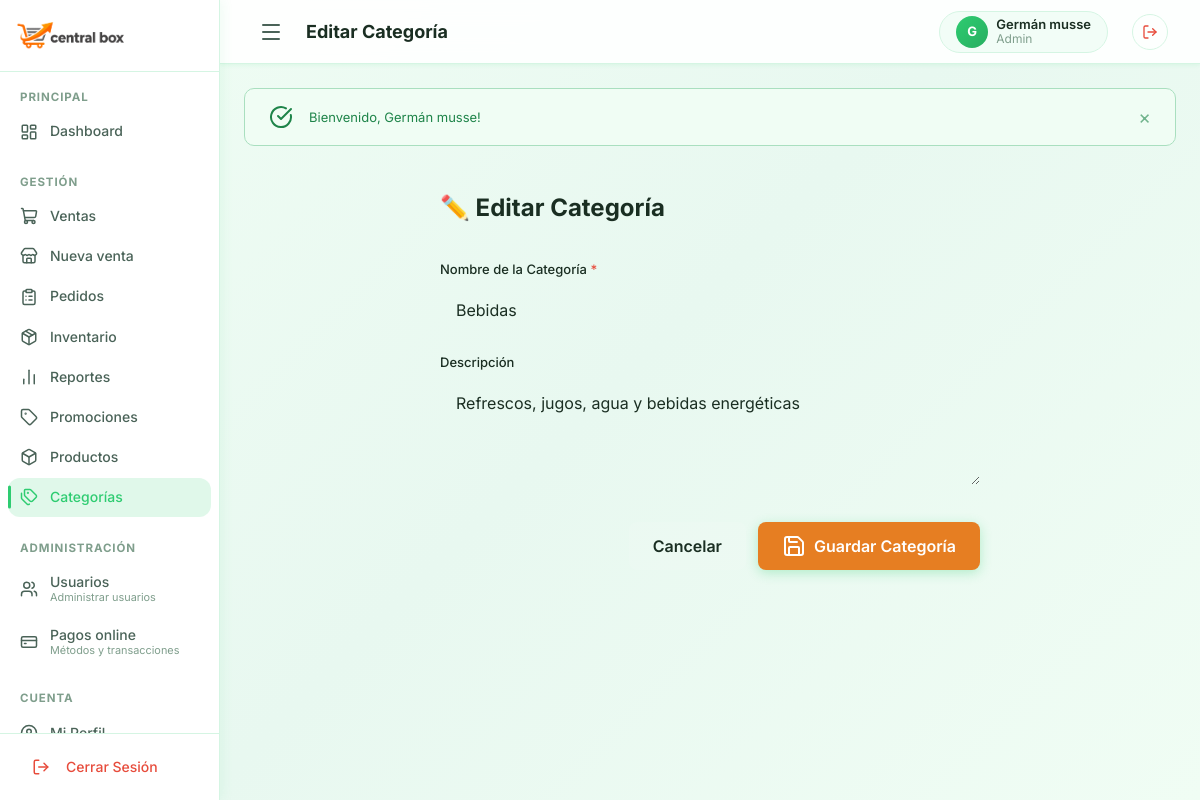
The page /public/index.php?controller=categorias&action=editar&id=1 (signed in) on the database its author committed.
### tables this page shows
CREATE TABLE IF NOT EXISTS categorias (
    id          INT UNSIGNED AUTO_INCREMENT PRIMARY KEY,
    nombre      VARCHAR(80)         NOT NULL UNIQUE,
    descripcion VARCHAR(255)        NULL,
    imagen      VARCHAR(255)        NULL,
    activa      TINYINT(1)          NOT NULL DEFAULT 1,
    created_at  DATETIME            NOT NULL DEFAULT CURRENT_TIMESTAMP
);

### controllers/CategoriaController.php (called while the page is built, shortened)
<?php
require_once MODELS_PATH . '/Categoria.php';
class CategoriaController
{
    private Categoria $categoriaModel;
    public function __construct()
    {
        $this->categoriaModel = new Categoria();
    }
    public function editar(): void
    {
        $id         = (int)($_GET['id'] ?? 0);
        $categoria  = $this->categoriaModel->findById($id);
        require_once VIEWS_PATH . '/Layouts/header.php';
        require_once VIEWS_PATH . '/admin/categorias/form.php';
        require_once VIEWS_PATH . '/Layouts/footer.php';
    }
}

### public/index.php (called while the page is built, shortened)
<?php
require_once __DIR__ . '/../config/database.php';
$actionName     = $_GET['action']     ?? 'index';
$controller = new $controllerClass();
$controller->$actionName();

### config/database.php (called while the page is built, shortened)
<?php
class Database
{
    private static ?Database $instance = null;
    private PDO $connection;
    private static string $host = '127.0.0.1';
    private static string $port = '3306';
    private static string $dbname = 'central_box';
    private static string $username = 'root';
    private static string $password = '';
    private static string $charset = 'utf8mb4';
    private function __construct()
    {
        try {
            $dsn = "mysql:host=" . self::$host . ";port=" . self::$port . ";dbname=" . self::$dbname . ";charset=" . self::$charset;
            $options = [
                PDO::ATTR_ERRMODE            => PDO::ERRMODE_EXCEPTION,
                PDO::ATTR_DEFAULT_FETCH_MODE => PDO::FETCH_ASSOC,
                PDO::ATTR_EMULATE_PREPARES   => false,
                PDO::MYSQL_ATTR_INIT_COMMAND => "SET NAMES " . self::$charset,
            ];
            $this->connection = new PDO($dsn, self::$username, self::$password, $options);
        } catch (PDOException $e) {
            die("Error de conexión a la base de datos: " . $e->getMessage());
        }
    }
    public static function getInstance(): self
    {
        if (self::$instance === null) {
            self::$instance = new self();
        }
        return self::$instance;
    }
    public function getConnection(): PDO
    {
        return $this->connection;
    }
}

### models/Categoria.php (called while the page is built, shortened)
<?php
require_once __DIR__ . '/../config/database.php';
class Categoria
{
    private PDO $db;
    public function __construct()
    {
        $this->db = Database::getInstance()->getConnection();
    }
    public function findById(int $id): ?array
    {
        $stmt = $this->db->prepare("SELECT * FROM categorias WHERE id = :id");
        $stmt->execute([':id' => $id]);
        $cat = $stmt->fetch();
        return $cat ?: null;
    }
}

### views/admin/categorias/form.php (the view, shortened to what this page needs)
<?php
$isEdit = isset($categoria) && $categoria !== null;
$actionUrl = $isEdit ? BASE_URL . '/index.php?controller=categorias&action=actualizar' : BASE_URL . '/index.php?controller=categorias&action=guardar';
?>
<div class="cat-form-container animate-fade-in">
    <h2><?= $isEdit ? '✏️ Editar Categoría' : '➕ Nueva Categoría' ?></h2>
    <form action="<?= $actionUrl ?>" method="POST">
        <div class="form-group">
            <label class="form-label" for="nombre">Nombre de la Categoría <span style="color:#e74c3c;">*</span></label>
            <input type="text" id="nombre" name="nombre" class="form-control"
                   value="<?= htmlspecialchars($categoria['nombre'] ?? '') ?>"
                   placeholder="Ej. Electrónica, Ropa, Hogar..." required>
        </div>
        <div class="form-group">
            <label class="form-label" for="descripcion">Descripción</label>
            <textarea id="descripcion" name="descripcion" class="form-control" rows="4"
                      placeholder="Breve descripción de la categoría..."><?= htmlspecialchars($categoria['descripcion'] ?? '') ?></textarea>
        </div>
        <div class="form-actions">
            <a href="<?= BASE_URL ?>/index.php?controller=categorias&action=lista" class="btn btn-secondary">
                Cancelar
            </a>
            <button type="submit" class="btn btn-primary">
                <i data-lucide="save"></i> <?= $isEdit ? 'Guardar Categoría' : 'Crear Categoría' ?>
            </button>
        </div>
    </form>
</div>

### Styles/main.css (style rules this page uses)
:root { --color-bg: #f0fdf4; --color-bg-secondary: #ffffff; --color-bg-tertiary: #e8f8f0; --color-surface: rgba(46, 204, 113, 0.05); --color-surface-hover: rgba(46, 204, 113, 0.10); --color-border: #d5f5e3; --color-border-hover: #a9dfbf; --color-text: #1a2e22; --color-text-secondary: #4a6358; --color-text-muted: #7f9e8c; --color-primary: #2ecc71; --color-primary-hover: #27ae60; --color-primary-light: rgba(46, 204, 113, 0.15); --color-secondary: #27ae60; --color-secondary-hover: #229954; --color-secondary-light: rgba(39, 174, 96, 0.15); --gradient-primary: linear-gradient(135deg, #2ecc71 0%, #27ae60 100%); --gradient-primary-hover: linear-gradient(135deg, #27ae60 0%, #229954 100%); --gradient-bg: linear-gradient(135deg, #f0fdf4 0%, #e8f8f0 50%, #f0fdf4 100%); --gradient-card: linear-gradient(135deg, rgba(46,204,113,0.06) 0%, rgba(39,174,96,0.03) 100%); --color-success: #2ecc71; --color-success-light: rgba(46, 204, 113, 0.12); --color-warning: #f39c12; --color-warning-light: rgba(243, 156, 18, 0.12); --color-danger: #e74c3c; --color-danger-light: rgba(231, 76, 60, 0.12); --color-info: #3498db; --color-info-light: rgba(52, 152, 219, 0.12); --glass-bg: rgba(255, 255, 255, 0.7); --glass-border: rgba(46, 204, 113, 0.2); --glass-shadow: 0 4px 24px rgba(46, 204, 113, 0.12); --glass-blur: blur(12px); --font-family: 'Inter', -apple-system, BlinkMacSystemFont, 'Segoe UI', sans-serif; --font-size-xs: 0.75rem; --font-size-sm: 0.8125rem; --font-size-base: 0.9375rem; --font-size-md: 1rem; --font-size-lg: 1.125rem; --font-size-xl: 1.375rem; --font-size-2xl: 1.75rem; --font-size-3xl: 2.25rem; --font-size-4xl: 3rem; --space-xs: 0.25rem; --space-sm: 0.5rem; --space-md: 1rem; --space-lg: 1.5rem; --space-xl: 2rem; --space-2xl: 3rem; --space-3xl: 4rem; --radius-sm: 6px; --radius-md: 10px; --radius-lg: 16px; --radius-xl: 24px; --radius-full: 9999px; --shadow-sm: 0 1px 4px rgba(46, 204, 113, 0.10); --shadow-md: 0 4px 12px rgba(46, 204, 113, 0.12); --shadow-lg: 0 8px 24px rgba(46, 204, 113, 0.15); --shadow-xl: 0 16px 48px rgba(46, 204, 113, 0.18); --shadow-glow: 0 0 20px rgba(46, 204, 113, 0.25); --transition-fast: 150ms cubic-bezier(0.4, 0, 0.2, 1); --transition-base: 250ms cubic-bezier(0.4, 0, 0.2, 1); --transition-slow: 350ms cubic-bezier(0.4, 0, 0.2, 1); --transition-spring: 500ms cubic-bezier(0.34, 1.56, 0.64, 1); --sidebar-width: 220px; --sidebar-collapsed: 58px; --header-height: 64px; --content-max-width: 1400px; }
*, *::before, *::after { margin: 0; padding: 0; box-sizing: border-box; }
html { font-size: 16px; scroll-behavior: smooth; -webkit-font-smoothing: antialiased; }
body { font-family: var(--font-family); font-size: var(--font-size-base); color: var(--color-text); background: var(--gradient-bg); background-attachment: fixed; line-height: 1.6; min-height: 100vh; overflow-x: hidden; }
a { color: var(--color-primary); text-decoration: none; transition: color var(--transition-fast); }
input, select, textarea, button { font-family: inherit; font-size: inherit; color: inherit; outline: none; border: none; background: none; }
button { cursor: pointer; }
h1, h2, h3, h4, h5, h6 { font-weight: 700; line-height: 1.3; color: var(--color-text); }
h2 { font-size: var(--font-size-2xl); }
.animate-fade-in { animation: fadeIn 0.4s ease-out both; }

### Styles/components.css (style rules this page uses)
.btn { display: inline-flex; align-items: center; justify-content: center; gap: var(--space-sm); padding: 10px 20px; border-radius: var(--radius-md); font-size: var(--font-size-sm); font-weight: 600; cursor: pointer; transition: all var(--transition-fast); white-space: nowrap; border: 1px solid transparent; line-height: 1.4; }
.btn-primary { background: var(--gradient-primary); color: white; box-shadow: 0 3px 12px rgba(46, 204, 113, 0.30); }
.btn-secondary { background: var(--color-surface); color: var(--color-text); border-color: var(--color-border); }
.form-group { margin-bottom: var(--space-lg); }
.form-label { display: block; font-size: var(--font-size-sm); font-weight: 600; color: var(--color-text-secondary); margin-bottom: var(--space-sm); }
.form-control { width: 100%; padding: 11px 14px; background: #f9fffe; border: 1.5px solid var(--color-border); border-radius: var(--radius-md); color: var(--color-text); font-size: var(--font-size-base); transition: all var(--transition-fast); }
.form-control::placeholder { color: var(--color-text-muted); }
textarea.form-control { resize: vertical; min-height: 100px; }

### rows shown on the page
categorias: nombre "Bebidas", descripcion "Refrescos, jugos, agua y bebidas energéticas"

### other values the page prints
$pageTitle "Editar Categoría"
substr($user['nombre'] ?? 'U', 0, 1) "G"
$user['nombre'] "Germán musse"
$user['rol'] "Admin"
$flashSuccess "Bienvenido, Germán musse!"
